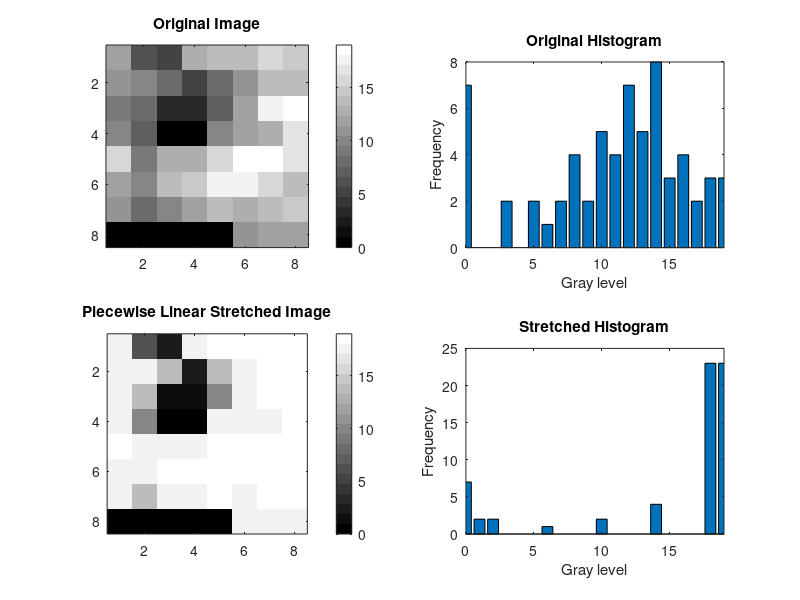

This figure's MATLAB source:
clear; clc; close all;

c = [12 6 5 13 14 14 16 15;
     11 10 8 5 8 11 14 14;
      9 8 3 3 7 12 18 19;
     10 7 0 0 10 12 13 17;
     16 9 13 13 16 19 19 17;
     12 10 14 15 18 18 16 14;
     11 8 10 12 14 13 14 15;
      0 0 0 0 0 11 12 12];

L = 20;
[M,N] = size(c);

g = zeros(M,N);

for i = 1:M
    for j = 1:N
        r = c(i,j);

        if r <= 5
            s = (2/5) * r;
        elseif r <= 9
            s = 2 + 4 * (r - 5);
        else
            s = 18 + (1/10) * (r - 9);
        end

        g(i,j) = round(s);   % 轉成最接近整數
    end
end

% 原圖 histogram
h1 = zeros(1,L);
for i = 1:M
    for j = 1:N
        level = c(i,j);
        h1(level+1) = h1(level+1) + 1;
    end
end

% 轉換後 histogram
h2 = zeros(1,L);
for i = 1:M
    for j = 1:N
        level = g(i,j);
        h2(level+1) = h2(level+1) + 1;
    end
end

figure;

subplot(2,2,1);
imagesc(c);
colormap(gray(L));
colorbar;
axis image;
title('Original Image');

subplot(2,2,2);
bar(0:L-1, h1);
xlim([0 L-1]);
xlabel('Gray level');
ylabel('Frequency');
title('Original Histogram');

subplot(2,2,3);
imagesc(g);
colormap(gray(L));
colorbar;
axis image;
title('Piecewise Linear Stretched Image');

subplot(2,2,4);
bar(0:L-1, h2);
xlim([0 L-1]);
xlabel('Gray level');
ylabel('Frequency');
title('Stretched Histogram');

disp('New image after piecewise linear contrast stretching:');
disp(g);
